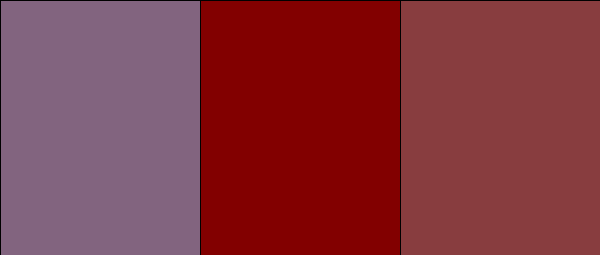
Frame 1 (no input)
Frame 60 (the mouse pressed at the canvas centre just before this capture): identical to frame 1, image omitted
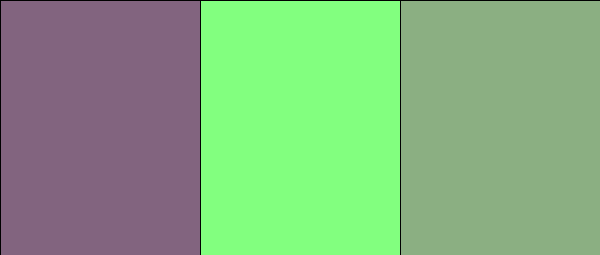
Frame 120 (the mouse held since frame 60 and released just before this capture)

The Processing sketch that drew these frames (run headless with seeded random() and noise(); from frame 60 on, the mouse is pressed at the canvas centre):

// Processing sketch: RGBtoLABfinal
// ── RGBtoLABfinal.pde
/* Final version of the RGB <-> LAB conversions, along with a color average test.

   Three rectangular strips are displayed. Strip 1 is randomly filled. Strip 2 has the
   same Red value but the Green and Blue values react to the mouse. Strip 3 is the
   'average' of the first two strip colors, using RGB to LAB conversion.
*/

color c1;    // fill color of the first strip

void setup() {
  size(600, 255);
  
  // Set the color of the first strip's fill. Can be changed with keypress:
  c1 = color(130, 100, 127);
}

void draw() {
  
  // The second strip keeps the same Red value as the first:
  color c2 = color(red(c1), mouseX, mouseY);
  
  // The first two strips show the given colors:
  
  fill(c1);
  rect(0, 0, width/3, height);
  
  fill(c2);
  rect(width/3, 0, width/3, height);
  
  // The third strip shows the 'average' of the colors, using LAB (to RGB):
  
  float[] c1asLAB = RGB2LAB(red(c1), green(c1), blue(c1));
  float[] c2asLAB = RGB2LAB(red(c2), green(c2), blue(c2));
  
  float[] c3asLAB = {(int) ((c1asLAB[0] + c2asLAB[0]) / 2),
                     (int) ((c1asLAB[1] + c2asLAB[1]) / 2),
                     (int) ((c1asLAB[2] + c2asLAB[2]) / 2)
                    };
  
  float[] c3asRGB = LAB2RGB(c3asLAB[0], c3asLAB[1], c3asLAB[2]);
  
  fill(c3asRGB[0], c3asRGB[1], c3asRGB[2]);
  rect(width * 2 / 3, 0, width/3, height);
  
  // Print the LAB distance between the first two colors:
  println(findDist(c1, c2));
  
}

void keyPressed() {
  /* Change the c1 color to a new random color. */
  c1 = color(random(255), random(255), random(255));
}

float findDist(color c1, color c2) {
  /* Returns the Euclidean distance between the LAB colors c1 and c2. */
  
  float[] ColorInLab1 = RGB2LAB(red(c1), green(c1), blue(c1));
  float[] ColorInLab2 = RGB2LAB(red(c2), green(c2), blue(c2));

  // Get the distance between the two LAB colors:
  float distance = calculateDist(ColorInLab1, ColorInLab2);
  return distance;
}

float calculateDist(float[] color1, float[] color2) {
  /* Calculates a vector distance between two LAB colors. */

  float L1 = color1[0];
  float a1 = color1[1];
  float b1 = color1[2];

  float L2 = color2[0];
  float a2 = color2[1];
  float b2 = color2[2];
  
  float distance = sqrt(pow(L1-L2, 2) + pow(a1-a2, 2) + pow(b1-b2, 2));
  
  return distance;
}

public float[] RGB2LAB(float R, float G, float B) {
  /* Convert a given RGB triple to its LAB equivalent. */

  float r, g, b, X, Y, Z, xr, yr, zr;

  float Xr = 95.047;  
  float Yr = 100.0;
  float Zr = 108.883;


  // --------- RGB to XYZ ---------//

  r = R/255.0;
  g = G/255.0;
  b = B/255.0;

  if ( r > 0.04045 )
    r = pow((r+0.055)/1.055,2.4);
  else
    r = r/12.92;

  if ( g > 0.04045 )
    g = pow((g+0.055)/1.055,2.4);
  else
    g = g/12.92;

  if ( b > 0.04045 )
    b = pow((b+0.055)/1.055,2.4);
  else
    b = b/12.92 ;

  r *= 100;
  g *= 100;
  b *= 100;

  X = 0.4124*r + 0.3576*g + 0.1805*b;
  Y = 0.2126*r + 0.7152*g + 0.0722*b;
  Z = 0.0193*r + 0.1192*g + 0.9505*b;


  // --------- XYZ to Lab --------- //

  xr = X/Xr;
  yr = Y/Yr;
  zr = Z/Zr;

  if ( xr > 0.008856 )
    xr = pow(xr, 1/3.);
  else
    xr = ((7.787 * xr) + 16 / 116.0);

  if ( yr > 0.008856 )
      yr = pow(yr, 1/3.);
  else
    yr = ((7.787 * yr) + 16 / 116.0);

  if ( zr > 0.008856 )
    zr = pow(zr, 1/3.);
  else
    zr = ((7.787 * zr) + 16 / 116.0);


  float[] lab = new float[3];

  lab[0] = (116*yr)-16;
  lab[1] = 500*(xr-yr); 
  lab[2] = 200*(yr-zr); 

  return lab;
} 


public float[] LAB2RGB(float L, float a, float b) {
  /* Return the RGB triple equivalent to a given LAB triple. */
  
  float y = (L + 16)/116.0;
  float x = y + a/500.0;
  float z = y - b/200.0;
 
  float[] XYZ = new float[3];
 
  x = x*x*x > 8856e-6? x*x*x : (-16.0/116.0 + x)/7.787;
  y = y*y*y > 8856e-6? y*y*y : (-16.0/116.0 + y)/7.787;
  z = z*z*z > 8856e-6? z*z*z : (-16.0/116.0 + z)/7.787;
 
  XYZ[0] = 95.047*x;
  XYZ[1] = 100.0*y;
  XYZ[2] = 108.883*z;
 
  float r = XYZ[0]*.01, s = XYZ[1]*.01, t = XYZ[2]*.01;
 
  float red   = r*3.2406 - s*1.5372 - t*.4986;
  float green = r*-.9689 + s*1.8758 + t*.0415;
  float blue  = r*.0557  - s*.204   + t*1.057;
  
  float[] RGBcolor = new float[3];
 
  red   = red > 31308e-7? pow(red, 1.0/2.4)*1.055 - .055 : red*12.92;
  green = green > 31308e-7? pow(green, 1.0/2.4)*1.055 - .055 : green*12.92;
  blue  = blue > 31308e-7? pow(blue, 1.0/2.4)*1.055 - .055 : blue*12.92;
 
  RGBcolor[0] = constrain((red*255.0), 0, 0xFF);
  RGBcolor[1] = constrain((green*255.0), 0, 0xFF);
  RGBcolor[2] = constrain((blue*255.0), 0, 0xFF);
 
  return RGBcolor;
}
